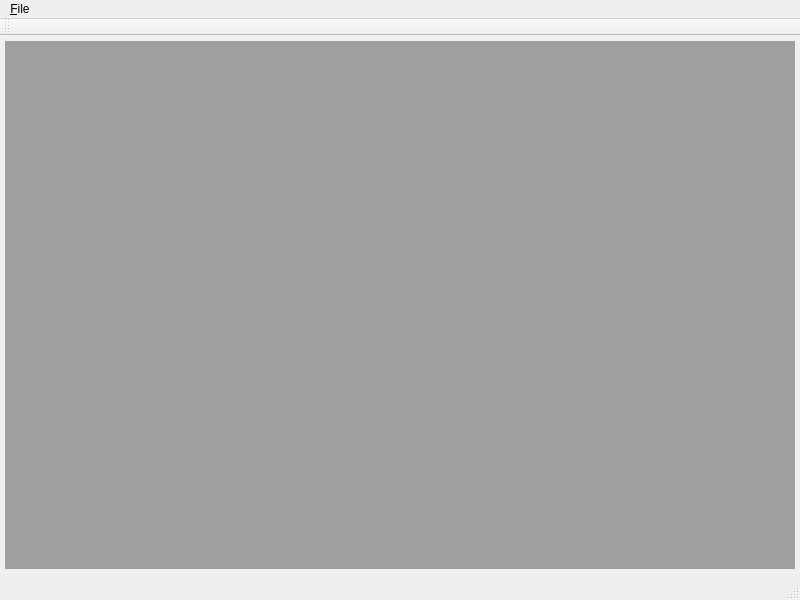
<?xml version="1.0" encoding="UTF-8"?>
<ui version="4.0">
 <class>CommApp</class>
 <widget class="QMainWindow" name="CommApp">
  <property name="geometry">
   <rect>
    <x>0</x>
    <y>0</y>
    <width>800</width>
    <height>600</height>
   </rect>
  </property>
  <property name="windowIcon">
   <iconset resource="application.qrc">
    <normaloff>:/images/serial.png</normaloff>:/images/serial.png</iconset>
  </property>
  <widget class="QWidget" name="centralwidget">
   <layout class="QHBoxLayout" name="horizontalLayout">
    <property name="spacing">
     <number>5</number>
    </property>
    <property name="leftMargin">
     <number>5</number>
    </property>
    <property name="topMargin">
     <number>5</number>
    </property>
    <property name="rightMargin">
     <number>5</number>
    </property>
    <item>
     <widget class="QSplitter" name="hSplitter">
      <property name="orientation">
       <enum>Qt::Horizontal</enum>
      </property>
      <property name="handleWidth">
       <number>3</number>
      </property>
      <property name="childrenCollapsible">
       <bool>false</bool>
      </property>
      <widget class="QMdiArea" name="mdiArea">
       <property name="verticalScrollBarPolicy">
        <enum>Qt::ScrollBarAlwaysOff</enum>
       </property>
       <property name="horizontalScrollBarPolicy">
        <enum>Qt::ScrollBarAlwaysOff</enum>
       </property>
       <property name="sizeAdjustPolicy">
        <enum>QAbstractScrollArea::AdjustIgnored</enum>
       </property>
       <property name="activationOrder">
        <enum>QMdiArea::StackingOrder</enum>
       </property>
       <property name="viewMode">
        <enum>QMdiArea::TabbedView</enum>
       </property>
       <property name="tabsClosable">
        <bool>false</bool>
       </property>
      </widget>
     </widget>
    </item>
   </layout>
  </widget>
  <widget class="QMenuBar" name="menubar">
   <property name="geometry">
    <rect>
     <x>0</x>
     <y>0</y>
     <width>800</width>
     <height>20</height>
    </rect>
   </property>
   <widget class="QMenu" name="menu_File">
    <property name="title">
     <string>&amp;File</string>
    </property>
   </widget>
   <addaction name="menu_File"/>
  </widget>
  <widget class="QStatusBar" name="statusbar"/>
  <widget class="QToolBar" name="toolBar">
   <property name="windowTitle">
    <string>toolBar</string>
   </property>
   <attribute name="toolBarArea">
    <enum>TopToolBarArea</enum>
   </attribute>
   <attribute name="toolBarBreak">
    <bool>false</bool>
   </attribute>
  </widget>
 </widget>
 <resources>
  <include location="application.qrc"/>
 </resources>
 <connections/>
</ui>
